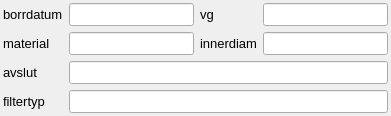
     <widget class="QWidget" name="tab_4">
      <attribute name="title">
       <string>Brunns- och filterinfo</string>
      </attribute>
      <layout class="QGridLayout" name="gridLayout_5">
       <property name="leftMargin">
        <number>3</number>
       </property>
       <property name="topMargin">
        <number>3</number>
       </property>
       <property name="rightMargin">
        <number>3</number>
       </property>
       <property name="bottomMargin">
        <number>3</number>
       </property>
       <item row="0" column="0">
        <widget class="QLabel" name="label_24">
         <property name="sizePolicy">
          <sizepolicy hsizetype="Minimum" vsizetype="Fixed">
           <horstretch>0</horstretch>
           <verstretch>0</verstretch>
          </sizepolicy>
         </property>
         <property name="minimumSize">
          <size>
           <width>0</width>
           <height>0</height>
          </size>
         </property>
         <property name="maximumSize">
          <size>
           <width>16777215</width>
           <height>16777215</height>
          </size>
         </property>
         <property name="font">
          <font>
           <family>Arial</family>
           <pointsize>10</pointsize>
          </font>
         </property>
         <property name="text">
          <string>borrdatum</string>
         </property>
         <property name="scaledContents">
          <bool>true</bool>
         </property>
         <property name="alignment">
          <set>Qt::AlignLeading|Qt::AlignLeft|Qt::AlignVCenter</set>
         </property>
        </widget>
       </item>
       <item row="0" column="1">
        <widget class="QLineEdit" name="drilldate">
         <property name="sizePolicy">
          <sizepolicy hsizetype="Expanding" vsizetype="Fixed">
           <horstretch>0</horstretch>
           <verstretch>0</verstretch>
          </sizepolicy>
         </property>
         <property name="minimumSize">
          <size>
           <width>0</width>
           <height>0</height>
          </size>
         </property>
         <property name="maximumSize">
          <size>
           <width>16777215</width>
           <height>16777215</height>
          </size>
         </property>
         <property name="font">
          <font>
           <family>Arial</family>
           <pointsize>10</pointsize>
          </font>
         </property>
         <property name="toolTip">
          <string>&lt;!DOCTYPE HTML PUBLIC &quot;-//W3C//DTD HTML 4.0//EN&quot; &quot;http://www.w3.org/TR/REC-html40/strict.dtd&quot;&gt;
&lt;html&gt;&lt;head&gt;&lt;meta name=&quot;qrichtext&quot; content=&quot;1&quot; /&gt;&lt;style type=&quot;text/css&quot;&gt;
p, li { white-space: pre-wrap; }
&lt;/style&gt;&lt;/head&gt;&lt;body style=&quot; font-family:'Ubuntu'; font-size:11pt; font-weight:400; font-style:normal;&quot;&gt;
&lt;p style=&quot; margin-top:0px; margin-bottom:0px; margin-left:0px; margin-right:0px; -qt-block-indent:0; text-indent:0px;&quot;&gt;datum då borrningen färdigställdes&lt;/p&gt;&lt;/body&gt;&lt;/html&gt;</string>
         </property>
        </widget>
       </item>
       <item row="0" column="2">
        <widget class="QLabel" name="label_12">
         <property name="sizePolicy">
          <sizepolicy hsizetype="Preferred" vsizetype="Fixed">
           <horstretch>0</horstretch>
           <verstretch>0</verstretch>
          </sizepolicy>
         </property>
         <property name="minimumSize">
          <size>
           <width>0</width>
           <height>0</height>
          </size>
         </property>
         <property name="maximumSize">
          <size>
           <width>16777215</width>
           <height>16777215</height>
          </size>
         </property>
         <property name="font">
          <font>
           <family>Arial</family>
           <pointsize>10</pointsize>
          </font>
         </property>
         <property name="text">
          <string>vg</string>
         </property>
         <property name="scaledContents">
          <bool>true</bool>
         </property>
         <property name="alignment">
          <set>Qt::AlignLeading|Qt::AlignLeft|Qt::AlignVCenter</set>
         </property>
        </widget>
       </item>
       <item row="0" column="3">
        <widget class="QLineEdit" name="capacity">
         <property name="sizePolicy">
          <sizepolicy hsizetype="Expanding" vsizetype="Fixed">
           <horstretch>0</horstretch>
           <verstretch>0</verstretch>
          </sizepolicy>
         </property>
         <property name="minimumSize">
          <size>
           <width>0</width>
           <height>0</height>
          </size>
         </property>
         <property name="maximumSize">
          <size>
           <width>16777215</width>
           <height>16777215</height>
          </size>
         </property>
         <property name="font">
          <font>
           <family>Arial</family>
           <pointsize>10</pointsize>
          </font>
         </property>
         <property name="toolTip">
          <string>&lt;!DOCTYPE HTML PUBLIC &quot;-//W3C//DTD HTML 4.0//EN&quot; &quot;http://www.w3.org/TR/REC-html40/strict.dtd&quot;&gt;
&lt;html&gt;&lt;head&gt;&lt;meta name=&quot;qrichtext&quot; content=&quot;1&quot; /&gt;&lt;style type=&quot;text/css&quot;&gt;
p, li { white-space: pre-wrap; }
&lt;/style&gt;&lt;/head&gt;&lt;body style=&quot; font-family:'Ubuntu'; font-size:11pt; font-weight:400; font-style:normal;&quot;&gt;
&lt;p style=&quot; margin-top:0px; margin-bottom:0px; margin-left:0px; margin-right:0px; -qt-block-indent:0; text-indent:0px;&quot;&gt;&lt;span style=&quot; font-family:'MS Shell Dlg 2'; font-size:8pt;&quot;&gt;För grundvattenrör anges bedömd&lt;/span&gt;&lt;/p&gt;
&lt;p style=&quot; margin-top:0px; margin-bottom:0px; margin-left:0px; margin-right:0px; -qt-block-indent:0; text-indent:0px;&quot;&gt;&lt;span style=&quot; font-family:'MS Shell Dlg 2'; font-size:8pt;&quot;&gt;vattengenomsläpplighet:&lt;/span&gt;&lt;/p&gt;
&lt;p style=&quot; margin-top:0px; margin-bottom:0px; margin-left:0px; margin-right:0px; -qt-block-indent:0; text-indent:0px;&quot;&gt;&lt;span style=&quot; font-family:'MS Shell Dlg 2'; font-size:8pt;&quot;&gt;1,2,3,4-,4,4+,5-,5,5+,6-,6,6+&lt;/span&gt;&lt;/p&gt;
&lt;p style=&quot; margin-top:0px; margin-bottom:0px; margin-left:0px; margin-right:0px; -qt-block-indent:0; text-indent:0px;&quot;&gt;&lt;span style=&quot; font-family:'MS Shell Dlg 2'; font-size:8pt;&quot;&gt;dvs samma som i tabellen stratigraphy.&lt;/span&gt;&lt;/p&gt;
&lt;p style=&quot; margin-top:0px; margin-bottom:0px; margin-left:0px; margin-right:0px; -qt-block-indent:0; text-indent:0px;&quot;&gt;&lt;span style=&quot; font-family:'MS Shell Dlg 2'; font-size:8pt;&quot;&gt;För brunnar kan istället bedömd &lt;/span&gt;&lt;/p&gt;
&lt;p style=&quot; margin-top:0px; margin-bottom:0px; margin-left:0px; margin-right:0px; -qt-block-indent:0; text-indent:0px;&quot;&gt;&lt;span style=&quot; font-family:'MS Shell Dlg 2'; font-size:8pt;&quot;&gt;vattenmängd (l/tim) anges.&lt;/span&gt;&lt;/p&gt;&lt;/body&gt;&lt;/html&gt;</string>
         </property>
        </widget>
       </item>
       <item row="1" column="0">
        <widget class="QLabel" name="label_21">
         <property name="sizePolicy">
          <sizepolicy hsizetype="Minimum" vsizetype="Fixed">
           <horstretch>0</horstretch>
           <verstretch>0</verstretch>
          </sizepolicy>
         </property>
         <property name="minimumSize">
          <size>
           <width>0</width>
           <height>0</height>
          </size>
         </property>
         <property name="maximumSize">
          <size>
           <width>16777215</width>
           <height>16777215</height>
          </size>
         </property>
         <property name="font">
          <font>
           <family>Arial</family>
           <pointsize>10</pointsize>
          </font>
         </property>
         <property name="text">
          <string>material</string>
         </property>
         <property name="scaledContents">
          <bool>true</bool>
         </property>
         <property name="alignment">
          <set>Qt::AlignLeading|Qt::AlignLeft|Qt::AlignVCenter</set>
         </property>
        </widget>
       </item>
       <item row="1" column="1">
        <widget class="QLineEdit" name="material">
         <property name="sizePolicy">
          <sizepolicy hsizetype="Expanding" vsizetype="Fixed">
           <horstretch>0</horstretch>
           <verstretch>0</verstretch>
          </sizepolicy>
         </property>
         <property name="minimumSize">
          <size>
           <width>0</width>
           <height>0</height>
          </size>
         </property>
         <property name="maximumSize">
          <size>
           <width>16777215</width>
           <height>16777215</height>
          </size>
         </property>
         <property name="font">
          <font>
           <family>Arial</family>
           <pointsize>10</pointsize>
          </font>
         </property>
         <property name="toolTip">
          <string>&lt;!DOCTYPE HTML PUBLIC &quot;-//W3C//DTD HTML 4.0//EN&quot; &quot;http://www.w3.org/TR/REC-html40/strict.dtd&quot;&gt;
&lt;html&gt;&lt;head&gt;&lt;meta name=&quot;qrichtext&quot; content=&quot;1&quot; /&gt;&lt;style type=&quot;text/css&quot;&gt;
p, li { white-space: pre-wrap; }
&lt;/style&gt;&lt;/head&gt;&lt;body style=&quot; font-family:'Ubuntu'; font-size:11pt; font-weight:400; font-style:normal;&quot;&gt;
&lt;p style=&quot; margin-top:0px; margin-bottom:0px; margin-left:0px; margin-right:0px; -qt-block-indent:0; text-indent:0px;&quot;&gt;stål&lt;/p&gt;
&lt;p style=&quot; margin-top:0px; margin-bottom:0px; margin-left:0px; margin-right:0px; -qt-block-indent:0; text-indent:0px;&quot;&gt;rostfritt&lt;/p&gt;
&lt;p style=&quot; margin-top:0px; margin-bottom:0px; margin-left:0px; margin-right:0px; -qt-block-indent:0; text-indent:0px;&quot;&gt;cement&lt;/p&gt;
&lt;p style=&quot; margin-top:0px; margin-bottom:0px; margin-left:0px; margin-right:0px; -qt-block-indent:0; text-indent:0px;&quot;&gt;stensatt&lt;/p&gt;
&lt;p style=&quot; margin-top:0px; margin-bottom:0px; margin-left:0px; margin-right:0px; -qt-block-indent:0; text-indent:0px;&quot;&gt;PEH&lt;/p&gt;
&lt;p style=&quot; margin-top:0px; margin-bottom:0px; margin-left:0px; margin-right:0px; -qt-block-indent:0; text-indent:0px;&quot;&gt;osv&lt;/p&gt;&lt;/body&gt;&lt;/html&gt;</string>
         </property>
         <property name="text">
          <string/>
         </property>
        </widget>
       </item>
       <item row="1" column="2">
        <widget class="QLabel" name="label_19">
         <property name="sizePolicy">
          <sizepolicy hsizetype="Preferred" vsizetype="Fixed">
           <horstretch>0</horstretch>
           <verstretch>0</verstretch>
          </sizepolicy>
         </property>
         <property name="minimumSize">
          <size>
           <width>0</width>
           <height>0</height>
          </size>
         </property>
         <property name="maximumSize">
          <size>
           <width>16777215</width>
           <height>16777215</height>
          </size>
         </property>
         <property name="font">
          <font>
           <family>Arial</family>
           <pointsize>10</pointsize>
          </font>
         </property>
         <property name="text">
          <string>innerdiam</string>
         </property>
         <property name="scaledContents">
          <bool>true</bool>
         </property>
         <property name="alignment">
          <set>Qt::AlignLeading|Qt::AlignLeft|Qt::AlignVCenter</set>
         </property>
        </widget>
       </item>
       <item row="1" column="3">
        <widget class="QLineEdit" name="diam">
         <property name="sizePolicy">
          <sizepolicy hsizetype="Expanding" vsizetype="Fixed">
           <horstretch>0</horstretch>
           <verstretch>0</verstretch>
          </sizepolicy>
         </property>
         <property name="minimumSize">
          <size>
           <width>0</width>
           <height>0</height>
          </size>
         </property>
         <property name="maximumSize">
          <size>
           <width>16777215</width>
           <height>16777215</height>
          </size>
         </property>
         <property name="font">
          <font>
           <family>Arial</family>
           <pointsize>10</pointsize>
          </font>
         </property>
         <property name="toolTip">
          <string>&lt;!DOCTYPE HTML PUBLIC &quot;-//W3C//DTD HTML 4.0//EN&quot; &quot;http://www.w3.org/TR/REC-html40/strict.dtd&quot;&gt;
&lt;html&gt;&lt;head&gt;&lt;meta name=&quot;qrichtext&quot; content=&quot;1&quot; /&gt;&lt;style type=&quot;text/css&quot;&gt;
p, li { white-space: pre-wrap; }
&lt;/style&gt;&lt;/head&gt;&lt;body style=&quot; font-family:'Ubuntu'; font-size:11pt; font-weight:400; font-style:normal;&quot;&gt;
&lt;p style=&quot; margin-top:0px; margin-bottom:0px; margin-left:0px; margin-right:0px; -qt-block-indent:0; text-indent:0px;&quot;&gt;&lt;span style=&quot; font-family:'MS Shell Dlg 2'; font-size:8pt;&quot;&gt;Brunnsrörets (eller motsvarande)&lt;/span&gt;&lt;/p&gt;
&lt;p style=&quot; margin-top:0px; margin-bottom:0px; margin-left:0px; margin-right:0px; -qt-block-indent:0; text-indent:0px;&quot;&gt;&lt;span style=&quot; font-family:'MS Shell Dlg 2'; font-size:8pt;&quot;&gt;innerdiameter i mm. Dimension för &lt;/span&gt;&lt;/p&gt;
&lt;p style=&quot; margin-top:0px; margin-bottom:0px; margin-left:0px; margin-right:0px; -qt-block-indent:0; text-indent:0px;&quot;&gt;&lt;span style=&quot; font-family:'MS Shell Dlg 2'; font-size:8pt;&quot;&gt;ev brunnsfilter anges i fältet för &lt;/span&gt;&lt;/p&gt;
&lt;p style=&quot; margin-top:0px; margin-bottom:0px; margin-left:0px; margin-right:0px; -qt-block-indent:0; text-indent:0px;&quot;&gt;&lt;span style=&quot; font-family:'MS Shell Dlg 2'; font-size:8pt;&quot;&gt;spetstyp nedan.&lt;/span&gt;&lt;/p&gt;&lt;/body&gt;&lt;/html&gt;</string>
         </property>
        </widget>
       </item>
       <item row="2" column="0">
        <widget class="QLabel" name="label_11">
         <property name="enabled">
          <bool>true</bool>
         </property>
         <property name="sizePolicy">
          <sizepolicy hsizetype="Minimum" vsizetype="Fixed">
           <horstretch>100</horstretch>
           <verstretch>100</verstretch>
          </sizepolicy>
         </property>
         <property name="minimumSize">
          <size>
           <width>0</width>
           <height>0</height>
          </size>
         </property>
         <property name="maximumSize">
          <size>
           <width>16777215</width>
           <height>16777215</height>
          </size>
         </property>
         <property name="font">
          <font>
           <family>Arial</family>
           <pointsize>10</pointsize>
          </font>
         </property>
         <property name="toolTip">
          <string>Drill stop</string>
         </property>
         <property name="layoutDirection">
          <enum>Qt::RightToLeft</enum>
         </property>
         <property name="text">
          <string>avslut</string>
         </property>
         <property name="alignment">
          <set>Qt::AlignLeading|Qt::AlignLeft|Qt::AlignVCenter</set>
         </property>
        </widget>
       </item>
       <item row="2" column="1" colspan="3">
        <widget class="QLineEdit" name="drillstop">
         <property name="sizePolicy">
          <sizepolicy hsizetype="Expanding" vsizetype="Fixed">
           <horstretch>0</horstretch>
           <verstretch>0</verstretch>
          </sizepolicy>
         </property>
         <property name="minimumSize">
          <size>
           <width>0</width>
           <height>0</height>
          </size>
         </property>
         <property name="maximumSize">
          <size>
           <width>16777215</width>
           <height>16777215</height>
          </size>
         </property>
         <property name="font">
          <font>
           <family>Arial</family>
           <pointsize>10</pointsize>
          </font>
         </property>
         <property name="toolTip">
          <string>&lt;!DOCTYPE HTML PUBLIC &quot;-//W3C//DTD HTML 4.0//EN&quot; &quot;http://www.w3.org/TR/REC-html40/strict.dtd&quot;&gt;
&lt;html&gt;&lt;head&gt;&lt;meta name=&quot;qrichtext&quot; content=&quot;1&quot; /&gt;&lt;style type=&quot;text/css&quot;&gt;
p, li { white-space: pre-wrap; }
&lt;/style&gt;&lt;/head&gt;&lt;body style=&quot; font-family:'Ubuntu'; font-size:11pt; font-weight:400; font-style:normal;&quot;&gt;
&lt;p style=&quot; margin-top:0px; margin-bottom:0px; margin-left:0px; margin-right:0px; -qt-block-indent:0; text-indent:0px;&quot;&gt;block eller berg&lt;/p&gt;
&lt;p style=&quot; margin-top:0px; margin-bottom:0px; margin-left:0px; margin-right:0px; -qt-block-indent:0; text-indent:0px;&quot;&gt;berg&lt;/p&gt;
&lt;p style=&quot; margin-top:0px; margin-bottom:0px; margin-left:0px; margin-right:0px; -qt-block-indent:0; text-indent:0px;&quot;&gt;friktionsstopp&lt;/p&gt;
&lt;p style=&quot; margin-top:0px; margin-bottom:0px; margin-left:0px; margin-right:0px; -qt-block-indent:0; text-indent:0px;&quot;&gt;moränstopp&lt;/p&gt;
&lt;p style=&quot; margin-top:0px; margin-bottom:0px; margin-left:0px; margin-right:0px; -qt-block-indent:0; text-indent:0px;&quot;&gt;fortsatt borrning möjlig&lt;/p&gt;&lt;/body&gt;&lt;/html&gt;</string>
         </property>
        </widget>
       </item>
       <item row="3" column="0">
        <widget class="QLabel" name="label_13">
         <property name="enabled">
          <bool>true</bool>
         </property>
         <property name="sizePolicy">
          <sizepolicy hsizetype="Minimum" vsizetype="Fixed">
           <horstretch>100</horstretch>
           <verstretch>100</verstretch>
          </sizepolicy>
         </property>
         <property name="minimumSize">
          <size>
           <width>0</width>
           <height>0</height>
          </size>
         </property>
         <property name="maximumSize">
          <size>
           <width>16777215</width>
           <height>16777215</height>
          </size>
         </property>
         <property name="font">
          <font>
           <family>Arial</family>
           <pointsize>10</pointsize>
          </font>
         </property>
         <property name="layoutDirection">
          <enum>Qt::RightToLeft</enum>
         </property>
         <property name="text">
          <string>filtertyp</string>
         </property>
         <property name="alignment">
          <set>Qt::AlignLeading|Qt::AlignLeft|Qt::AlignVCenter</set>
         </property>
        </widget>
       </item>
       <item row="3" column="1" colspan="3">
        <widget class="QLineEdit" name="screen">
         <property name="sizePolicy">
          <sizepolicy hsizetype="Expanding" vsizetype="Fixed">
           <horstretch>0</horstretch>
           <verstretch>0</verstretch>
          </sizepolicy>
         </property>
         <property name="minimumSize">
          <size>
           <width>0</width>
           <height>0</height>
          </size>
         </property>
         <property name="maximumSize">
          <size>
           <width>16777215</width>
           <height>16777215</height>
          </size>
         </property>
         <property name="font">
          <font>
           <family>Arial</family>
           <pointsize>10</pointsize>
          </font>
         </property>
         <property name="toolTip">
          <string>&lt;!DOCTYPE HTML PUBLIC &quot;-//W3C//DTD HTML 4.0//EN&quot; &quot;http://www.w3.org/TR/REC-html40/strict.dtd&quot;&gt;
&lt;html&gt;&lt;head&gt;&lt;meta name=&quot;qrichtext&quot; content=&quot;1&quot; /&gt;&lt;style type=&quot;text/css&quot;&gt;
p, li { white-space: pre-wrap; }
&lt;/style&gt;&lt;/head&gt;&lt;body style=&quot; font-family:'Ubuntu'; font-size:11pt; font-weight:400; font-style:normal;&quot;&gt;
&lt;p style=&quot; margin-top:0px; margin-bottom:0px; margin-left:0px; margin-right:0px; -qt-block-indent:0; text-indent:0px;&quot;&gt;&lt;span style=&quot; font-family:'MS Shell Dlg 2'; font-size:8pt;&quot;&gt;För borrade rör: 1m8mm, 1m6mm, 1m4mm&lt;/span&gt;&lt;/p&gt;
&lt;p style=&quot; margin-top:0px; margin-bottom:0px; margin-left:0px; margin-right:0px; -qt-block-indent:0; text-indent:0px;&quot;&gt;&lt;span style=&quot; font-family:'MS Shell Dlg 2'; font-size:8pt;&quot;&gt;X= krysspets, O = öppen rörände&lt;/span&gt;&lt;/p&gt;
&lt;p style=&quot; margin-top:0px; margin-bottom:0px; margin-left:0px; margin-right:0px; -qt-block-indent:0; text-indent:0px;&quot;&gt;&lt;span style=&quot; font-family:'MS Shell Dlg 2'; font-size:8pt;&quot;&gt;kan kombineras:X1m8mm och O1m8mm&lt;/span&gt;&lt;/p&gt;
&lt;p style=&quot; margin-top:0px; margin-bottom:0px; margin-left:0px; margin-right:0px; -qt-block-indent:0; text-indent:0px;&quot;&gt;&lt;span style=&quot; font-family:'MS Shell Dlg 2'; font-size:8pt;&quot;&gt;För brunnsfilter anges t.ex.&lt;/span&gt;&lt;/p&gt;
&lt;p style=&quot; margin-top:0px; margin-bottom:0px; margin-left:0px; margin-right:0px; -qt-block-indent:0; text-indent:0px;&quot;&gt;&lt;span style=&quot; font-family:'MS Shell Dlg 2'; font-size:8pt;&quot;&gt;18-20 m JWS 2,5mm innerdiam=118mm.&lt;/span&gt;&lt;/p&gt;&lt;/body&gt;&lt;/html&gt;</string>
         </property>
        </widget>
       </item>
      </layout>
     </widget>
